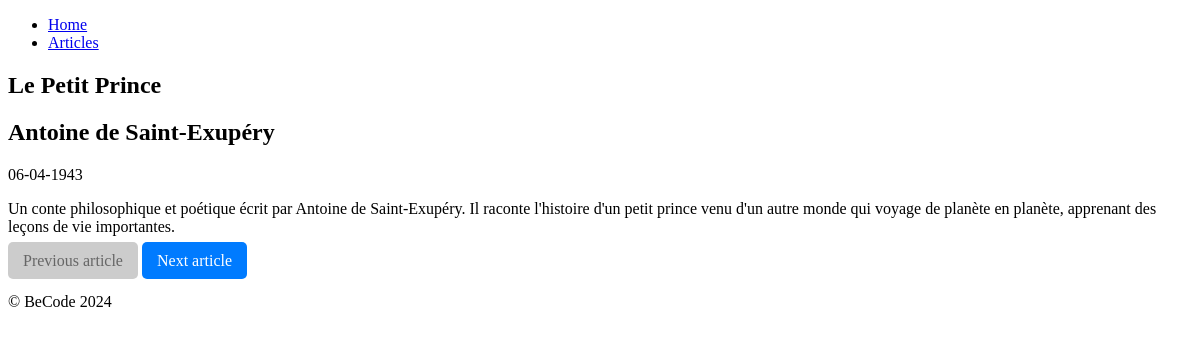
/articles/1, run on the app's committed database.
### tables this page shows
CREATE TABLE `articles` (
  `id` bigint(9) NOT NULL,
  `title` varchar(255) NOT NULL,
  `description` text NOT NULL,
  `publish_date` date DEFAULT NULL,
  `author` varchar(250) NOT NULL
);

### Controller/ArticleController.php (called while the page is built, shortened)
<?php
class ArticleController
{
    public function show($id)
    {
        $article = $this->getArticleById($id);
        $allIds = $this->getAllArticleIds();
        list($previousId, $nextId) = $this->getAdjacentIds($allIds, $id);
        require __DIR__ . '/../View/articles/show.php';
    }
    private function getArticleById($id)
    {
        include(__DIR__ . '/../config/db-config.php');
        $sql = "SELECT * FROM articles WHERE id = :id";
        $stmt = $pdo->prepare($sql);
        $stmt->bindParam(':id', $id);
        $stmt->execute();
        $rawArticle = $stmt->fetch(PDO::FETCH_ASSOC);
        if ($rawArticle) {
            return new Article($rawArticle['id'], $rawArticle['title'], $rawArticle['description'], $rawArticle['publish_date'], $rawArticle['author']);
        }
        return null;
    }
    private function getAllArticleIds()
    {
        include(__DIR__ . '/../config/db-config.php');
        $sql = "SELECT id FROM articles ORDER BY id";
        $stmt = $pdo->prepare($sql);
        $stmt->execute();
        return $stmt->fetchAll(PDO::FETCH_COLUMN, 0);
    }
    private function getAdjacentIds($allIds, $currentId)
    {
        $currentIndex = array_search($currentId, $allIds);
        $previousId = $currentIndex > 0 ? $allIds[$currentIndex - 1] : null;
        $nextId = $currentIndex < count($allIds) - 1 ? $allIds[$currentIndex + 1] : null;
        return [$previousId, $nextId];
    }
}

### public/index.php (called while the page is built, shortened)
<?php
try {
    require_once __DIR__ . '/../Core/Router.php';
    require_once __DIR__ . '/../Controller/ArticleController.php';
    require_once __DIR__ . '/../Model/Article.php';
    $router = new Router();
    $router->dispatch($_SERVER['REQUEST_METHOD'], $_SERVER['REQUEST_URI']);
} catch (Exception $e) {
    error_log($e->getMessage());
    error_log($e->getTraceAsString());
    http_response_code(500);
    require __DIR__ . '/../View/errors/500.php';
}

### Model/Article.php (called while the page is built, shortened)
<?php
class Article
{
    public ?string $publishDate;
    public function __construct(int $id, string $title, ?string $description, ?string $publishDate, string $author)
    {
        $this->title = $title;
        $this->description = $description;
        $this->publishDate = $publishDate;
        $this->author = $author;
    }
    public function formatPublishDate($format = 'd-m-Y')
    {
        try {
            $date = new DateTime($this->publishDate);
            return $date->format($format);
        } catch (Exception $e) {
            return 'Invalid date format';
        }
    }
}

### View/articles/show.php (the view)
<?php require __DIR__ . '/../includes/header.php' ?>
<section>
    <h1><?= htmlspecialchars($article->title, ENT_QUOTES, 'UTF-8') ?></h1>
    <h2><?= htmlspecialchars($article->author, ENT_QUOTES, 'UTF-8') ?></h2>
    <p><?= htmlspecialchars($article->formatPublishDate(), ENT_QUOTES, 'UTF-8') ?></p>
    <p><?= htmlspecialchars($article->description, ENT_QUOTES, 'UTF-8') ?></p>
    <nav class="navigation">
        <?php if ($previousId) : ?>
            <a href="/articles/<?= htmlspecialchars($previousId, ENT_QUOTES, 'UTF-8') ?>" class="button">Previous article</a>
        <?php else : ?>
            <span class="button disabled">Previous article</span>
        <?php endif; ?>
        <?php if ($nextId) : ?>
            <a href="/articles/<?= htmlspecialchars($nextId, ENT_QUOTES, 'UTF-8') ?>" class="button">Next article</a>
        <?php else : ?>
            <span class="button disabled">Next article</span>
        <?php endif; ?>
        </nav>
</section>
<?php require __DIR__ . '/../includes/footer.php' ?>

### Core/Router.php (shortened to what this page needs)
<?php
class Router
{
    protected $routes = [];
    protected $prefix = '';
    public function addRoute($method, $uri, $action)
    {
        $uri = '/' . trim($this->prefix . '/' . trim($uri, '/'), '/');
        $this->routes[] = [
            'method' => $method,
            'uri' => $uri,
            'action' => $action
        ];
    }
    protected function uriMatches($routeUri, $requestUri, &$matches = [])
    {
        $routeUri = rtrim($routeUri, '/');
        $requestUri = rtrim($requestUri, '/');
        $pattern = preg_replace('/\/{([^\/]+)}/', '/([^/]+)', $routeUri);
        $pattern = "#^" . $pattern . "$#";
        return preg_match($pattern, $requestUri, $matches);
    }
    public function dispatch($method, $uri)
    {
        $uri = $this->removeQueryString($uri);
        foreach ($this->routes as $route) {
            $matches = [];
            if ($route['method'] === $method && $this->uriMatches($route['uri'], $uri, $matches)) {
                array_shift($matches);
                return $this->callAction($route['action'], $matches);
            }
        }
    }
    protected function callAction($action, $params = [])
    {
        if (is_array($action) && count($action) === 2) {
            $controller = new $action[0]();
            return call_user_func_array([$controller, $action[1]], $params);
        }
        throw new Exception("Invalid route action");
    }
    protected function removeQueryString($uri)
    {
        return strtok($uri, '?');
    }
    public function setPrefix($prefix)
    {
        $this->prefix = '/' . trim($prefix, '/');
    }
}

### View/includes/header.php (shortened to what this page needs)
<!doctype html>
<html lang="en">
<head>
    <link rel="stylesheet" href="../../assets/css/style.css">
</head>
<body>
    <header>
        <ul>
            <li>
                <a href="/">Home</a>
            </li>
            <li>
                <a href="/articles">Articles</a>
            </li>
        </ul>
    </header>

### View/includes/footer.php
    <footer>
        &copy; BeCode <?php echo date('Y')?>
    </footer>
</body>
</html>

### assets/css/style.css (style rules this page uses)
nav { min-height: -moz-fit-content; min-height: fit-content; margin-bottom: 2%; }
nav .button { padding: 10px 15px; text-decoration: none; background-color: #007bff; color: white; border-radius: 5px; }
nav .button.disabled { background-color: #cccccc; pointer-events: none; color: #666666; }

### data on the page
articles: title "Le Petit Prince", author "Antoine de Saint-Exupéry", publish_date "06-04-1943", description "Un conte philosophique et poétique écrit par Antoine de Saint-Exupéry. Il raconte l'histoire d'un petit prince venu d'un autre monde qui voyage de planète en planète, apprenant des leçons de vie importantes."
